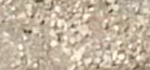
#> input picture funcionando/back_up.png, 150 x 70 px
$ python -i main.py   (imports and definitions only)   (older library calls are emulated)
#> lines starting #> are read from the running program, lines starting #| are printed output that depends on the picture
import cv2
import os
import numpy as np
import matplotlib.pyplot as plt

class FocusedWindow:
    def __init__(self):
        self.rect_start = np.array([[1200, 95], [1200, 685]])
        self.rect_size = np.array([150, 70])
        self.rect_end = self.rect_start + self.rect_size

        # Background: if no background recorded, start if with zeros, and record it during monitoring
        self.path_up = os.path.join(os.getenv('HOME'), 'temp', 'back_up.png')
        self.path_down = os.path.join(os.getenv('HOME'), 'temp', 'back_down.png')
        self.back_up = cv2.imread(self.path_up) if os.path.exists(self.path_up) \
            else np.zeros([self.rect_size[1], self.rect_size[0], 3], dtype=np.uint8)
        self.back_down = cv2.imread(self.path_down) if os.path.exists(self.path_down) \
            else np.zeros([self.rect_size[1], self.rect_size[0], 3], dtype=np.uint8)

    def splitRegion(self, frame, where='up'):
        # Slice the region in RGB and remove background
        frame0 = frame.copy()
        if where == 'up':
            frame0 = frame0.copy()[self.rect_start[0, 1]:self.rect_end[0, 1],
                     self.rect_start[0, 0]:self.rect_end[0, 0], :]
            back = self.back_up
        elif where == 'down':
            frame0 = frame0.copy()[self.rect_start[1, 1]:self.rect_end[1, 1],
                     self.rect_start[1, 0]:self.rect_end[1, 0], :]
            back = self.back_down

        else:
            print('Wrong location name!')
            return False, frame

        # [7 lines of commented-out code are left out]
        frame0 = cv2.GaussianBlur(frame0, (3,3), 1)

        # Convert to Grayscale
        gray = cv2.cvtColor(frame0, cv2.COLOR_BGR2GRAY)
        (T, thresh) = cv2.threshold(gray, 0, 255, cv2.THRESH_OTSU | cv2.THRESH_BINARY)
        # cv2.imshow('oi', gray)
        # cv2.imshow('mi', thresh)
        # cv2.waitKey(0)

        # Dilation
        rect_kernel = cv2.getStructuringElement(cv2.MORPH_RECT, (3, 3))
        dilated = cv2.dilate(thresh.copy(), kernel=rect_kernel, iterations=1)

        # [5 lines of commented-out code are left out]
        return True, dilated

    def getBoundaries(self, frame):
        pass
        # Estimate contours
        _, contours, _ = cv2.findContours(frame.copy(), cv2.RETR_EXTERNAL, cv2.CHAIN_APPROX_SIMPLE)

        if contours:
            # Find the biggest in terms of area
            biggest_index = np.argmax([cv2.contourArea(c) for c in contours])

            # Get top and bottom coordinates
            _, y, _, h = cv2.boundingRect(contours[biggest_index])


            # cv2.drawContours(frame, contours, biggest_index, 255)
            # cv2.imshow('image', frame)
            # cv2.waitKey(0)

            # Return these values to the user
            return y, y+h, cv2.drawContours(frame, contours, biggest_index, 255)
        else:

            return 0, 0

    def recordBackground(self, frame):
        # Record the section highlighted by the rectangles
        self.back_up = frame.copy()[self.rect_start[0, 1]:self.rect_end[0, 1],
                     self.rect_start[0, 0]:self.rect_end[0, 0], :]
        self.back_down = frame.copy()[self.rect_start[1, 1]:self.rect_end[1, 1],
                     self.rect_start[1, 0]:self.rect_end[1, 0], :]

        # Save it to the defined path to get in the next run
        cv2.imwrite(self.path_up, self.back_up, [int(cv2.IMWRITE_PNG_COMPRESSION), 0])
        cv2.imwrite(self.path_down, self.back_down, [int(cv2.IMWRITE_PNG_COMPRESSION), 0])


# [58 lines not run here, left out]

>>> import cv2
>>> picture = cv2.imread('back_up.png', cv2.IMREAD_GRAYSCALE)
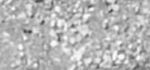
#> picture: shape (70, 150); min 64, max 250, mean 182.2
>>> result = FocusedWindow().splitRegion(picture)
#> in __init__, self.back_up is the input picture: shape (70, 150, 3); mean B, G, R 160.1, 180.2, 196.2
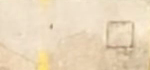
#> input picture funcionando/back_down.png, 150 x 70 px, found by its file name
#> in __init__, self.back_down is the input picture: shape (70, 150, 3); mean B, G, R 187.5, 215.4, 233.6
#> (the run stopped early here; a loop or call above may not have finished)
